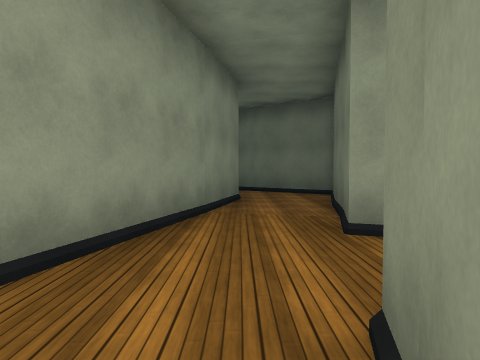
[1] (above)

19 first-person views from a walk through a scene from a Unity 3-D project. The camera is 1.3 m above the floor, tilts 2° down and sees 75° across. The floor is counted in squares, 2 m on a side. Each view is taken from the middle of a square. On the plan, view 1 faces up. The plan holds only what a view shows up to about 10 squares ahead; the rest is blank. The place goes on beyond the plan. Some animated figures are not drawn. Surface patterns are stand-ins for the level's own textures.

[2]
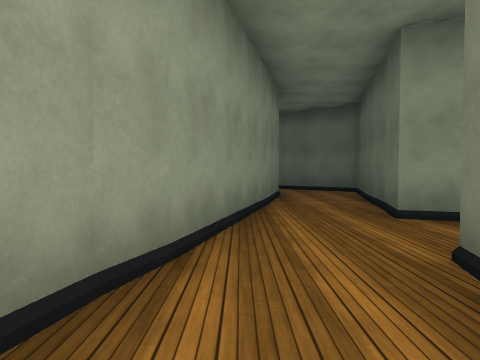

[3]
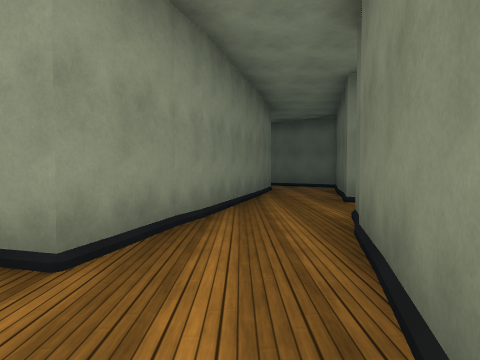

[4]
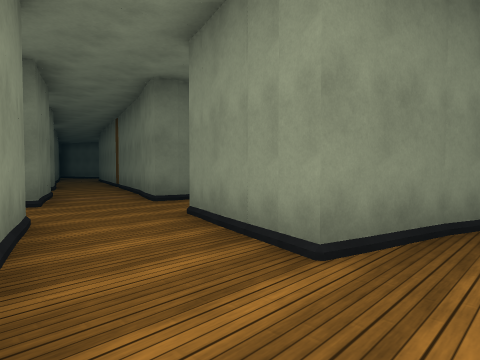

[5]
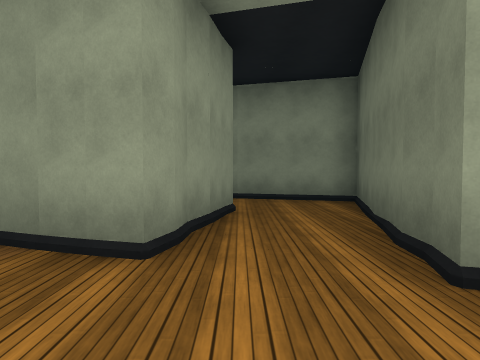

[6]
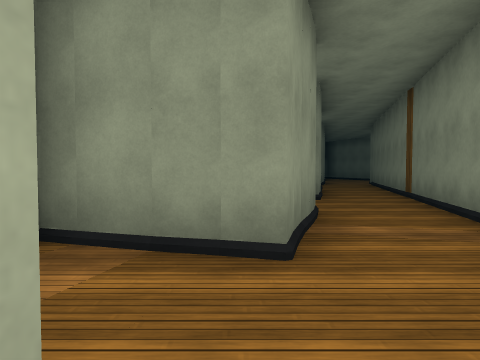

[7]
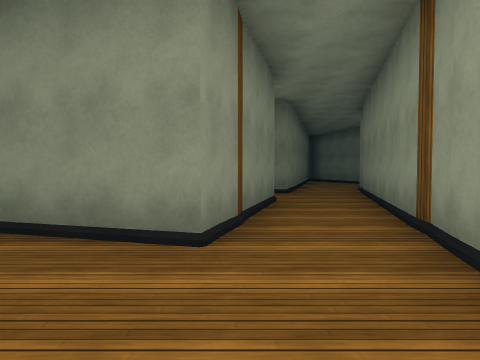

[8]
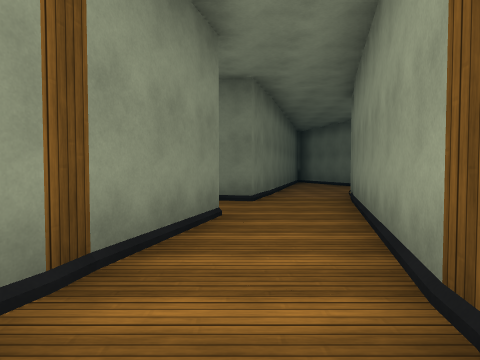

[9]
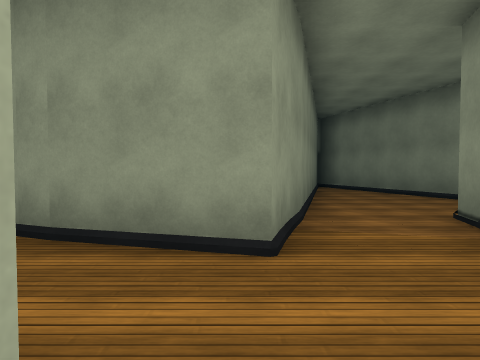

[10]
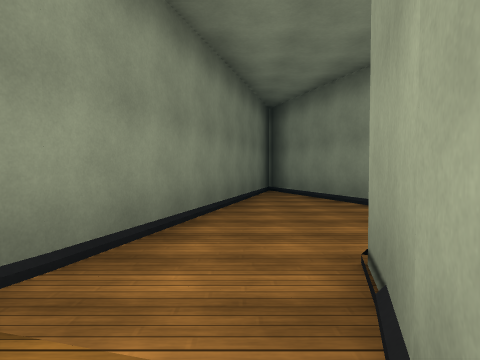

[11]
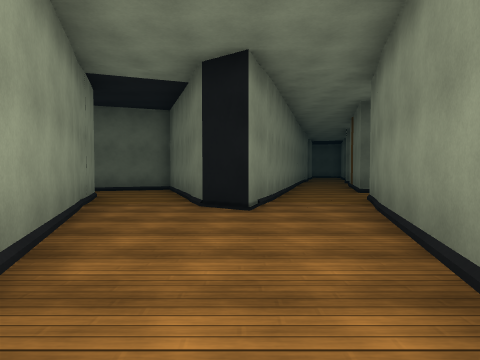

[12]
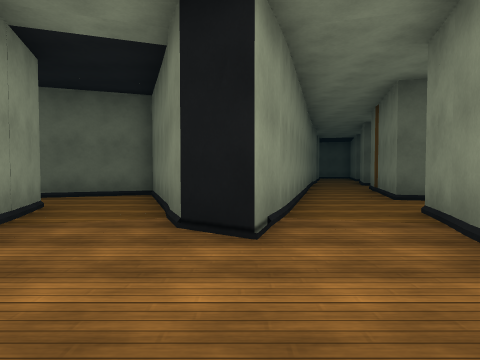

[13]
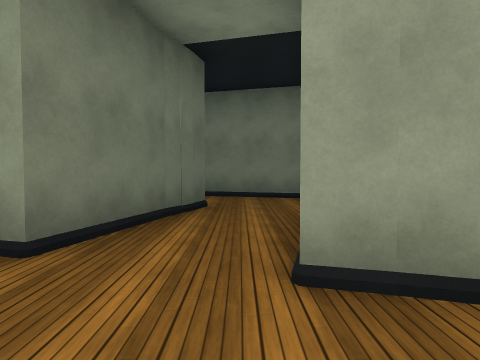

[14]
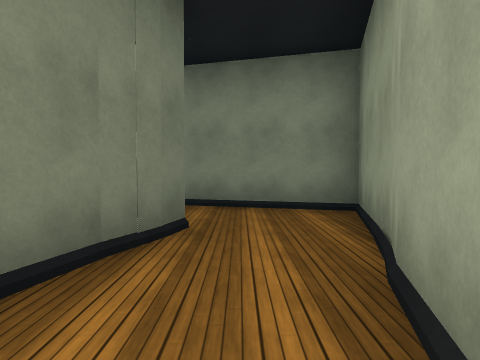

[15]
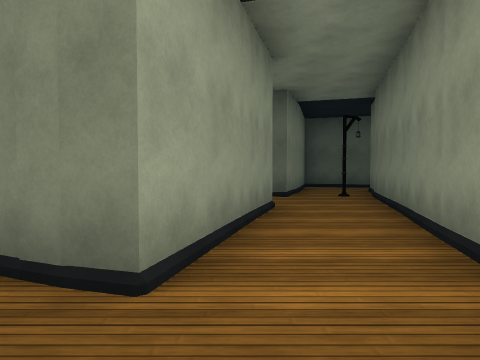

[16]
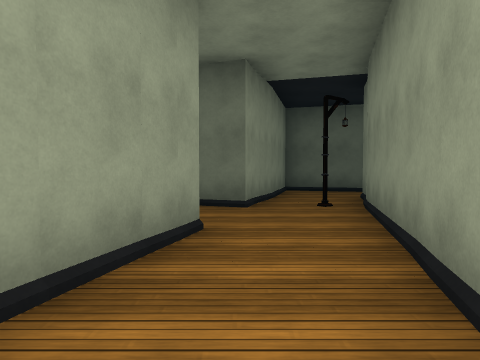

[17]
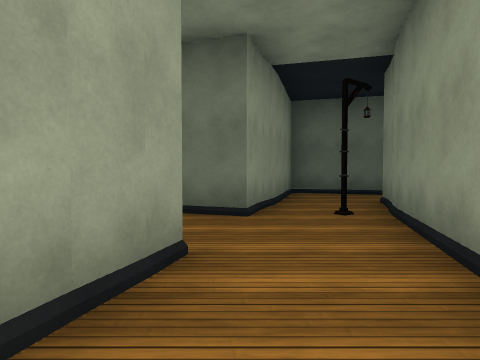

[18]
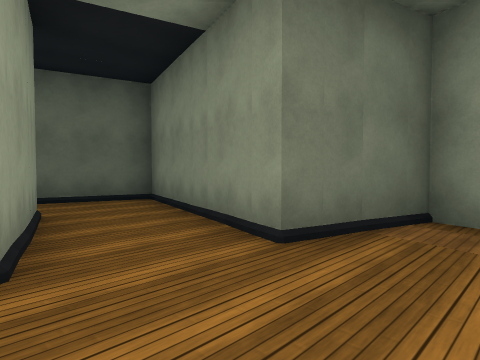

[19]
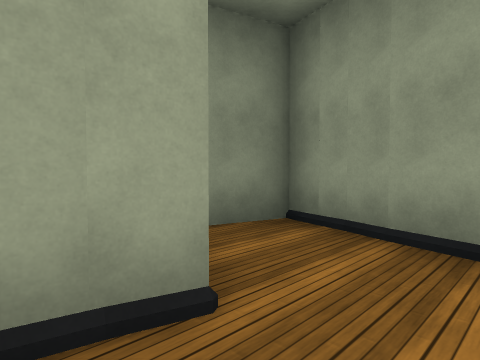

### Floor plan
Points are (right, up) in squares from view 1. A wall is a line through its corners. A room is listed if a view was taken in it or the views show most of it. See-through windows are left out.
Room 1 (views 1, 2)
walls: (1.7, 2.8) (1, 3) (2.4, 7.9) (-0.1, 9.7); (0, 6.8) (-2.1, -0.9); (-0.2, -1.5) (0.6, 1.3)
ways out: opening at (-1, -1) to room 2; opening at (1, 2)
Room 2 (views 3, 4)
walls: (-2.5, -2.9) (-0.7, -3.4) (-0.2, -1.5)
ways out: opening at (-1, -1) to room 1; opening at (-3, -2) to room 3
Room 3 (views 5, 6, 18, 19)
walls: (-6.5, 1.3) (-6.6, 0.6); (-4.6, 0.1) (-4.6, 0.8); (-7.6, 0.5) (-8.2, 0.8); (-6.1, 2.9) (-6.8, 0.4) (-8.5, 0.9); (-8.7, -1.1) (-7.3, -1.5) (-8, -3.8) (-5.9, -4.4) (-5.3, -2.1) (-2.5, -2.9); (-8.8, -1.1) (-8.1, -1.4); (-2.1, -0.9) (-4.8, -0.2) (-3.5, 4.3) (-7.5, 5.4) (-7.8, 4.2)
low walls: (-7.5, -2.7) (-7.7, -3.4)
ways out: opening at (-3, -2) to room 2; opening at (-9, 0) to room 4
Room 4 (views 7, 8)
walls: (-9.6, -0.9) (-8.7, -1.1); (-12.8, 0) (-11.6, -0.3) (-12.3, -2.6); (-12, 1.9) (-12.5, 2); (-8.5, 0.9) (-12.2, 1.9)
ways out: opening at (-9, 0) to room 3; opening at (-13, 1) to room 5; opening at (-11, -2)
Room 5 (views 9, 10, 13, 14)
walls: (-13.1, 0) (-12.6, 0); (-16.3, -2.1) (-16, -1.3); (-16.3, -2.5) (-15.4, 0.7) (-12.8, 0); (-19.7, 1.9) (-17.3, 1.3) (-18.1, -1.3); (-12.2, 1.9) (-17.4, 3.3)
ways out: opening at (-13, 1) to room 4; opening at (-18.5, 3) to room 6; opening at (-17, -1) to room 7
Room 6 (views 11, 12)
walls: (-17.8, 4.9) (-17.2, 5.1); (-17.4, 3.3) (-19.1, 3.8) (-18.5, 4.7) (-17.4, 5.1); (-17.8, 7.1) (-26.6, 3.9); (-26.5, 3.8) (-19.7, 1.9)
ways out: opening at (-18.5, 3) to room 5; opening at (-17, 6)
Room 7 (views 15, 16, 17)
walls: (-18.1, -1.3) (-18.8, -3.9) (-14.8, -5); (-17.9, -0.7) (-18.2, -1.5); (-14.2, -3.1) (-16.3, -2.5)
ways out: opening at (-17, -1) to room 5; opening at (-15, -4)
Room 8 (no view inside)
walls: (-7.1, -7.7) (-6.4, -5.4) (-8.3, -4.8)
ways out: opening at (-9, -6)

Positions as (right, up) in squares from view 1, and headings:
1: (0, 0), facing up
2: (-1, -1), facing up
3: (-1, -3), facing up
4: (-1, -3), facing up-left
5: (-6, -2), facing up
6: (-5, -2), facing left
7: (-9, 0), facing left
8: (-11, 1), facing left
9: (-15, 1), facing left
10: (-17, 3), facing left
11: (-24, 4), facing right
12: (-22, 4), facing right
13: (-17, 3), facing down
14: (-17, 1), facing down
15: (-18, -3), facing right
16: (-16, -4), facing right
17: (-15, -4), facing right
18: (-7, 0), facing down-right
19: (-5, 2), facing up-left
